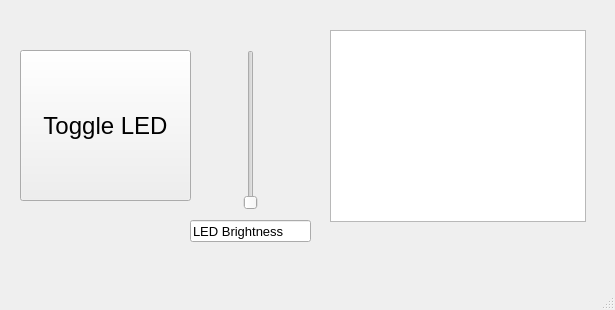
<?xml version="1.0" encoding="UTF-8"?>
<ui version="4.0">
 <class>MainWindow</class>
 <widget class="QMainWindow" name="MainWindow">
  <property name="geometry">
   <rect>
    <x>0</x>
    <y>0</y>
    <width>615</width>
    <height>310</height>
   </rect>
  </property>
  <property name="windowTitle">
   <string>MainWindow</string>
  </property>
  <widget class="QWidget" name="centralwidget">
   <widget class="QPushButton" name="pushButton">
    <property name="geometry">
     <rect>
      <x>20</x>
      <y>50</y>
      <width>171</width>
      <height>151</height>
     </rect>
    </property>
    <property name="font">
     <font>
      <pointsize>18</pointsize>
     </font>
    </property>
    <property name="text">
     <string>Toggle LED</string>
    </property>
   </widget>
   <widget class="QSlider" name="verticalSlider">
    <property name="geometry">
     <rect>
      <x>240</x>
      <y>50</y>
      <width>22</width>
      <height>160</height>
     </rect>
    </property>
    <property name="orientation">
     <enum>Qt::Vertical</enum>
    </property>
   </widget>
   <widget class="QLineEdit" name="lineEdit">
    <property name="geometry">
     <rect>
      <x>190</x>
      <y>220</y>
      <width>121</width>
      <height>22</height>
     </rect>
    </property>
    <property name="font">
     <font>
      <pointsize>10</pointsize>
     </font>
    </property>
    <property name="text">
     <string>LED Brightness</string>
    </property>
   </widget>
   <widget class="QGraphicsView" name="graphicsView">
    <property name="geometry">
     <rect>
      <x>330</x>
      <y>30</y>
      <width>256</width>
      <height>192</height>
     </rect>
    </property>
   </widget>
  </widget>
  <widget class="QStatusBar" name="statusbar"/>
 </widget>
 <resources/>
 <connections/>
</ui>
